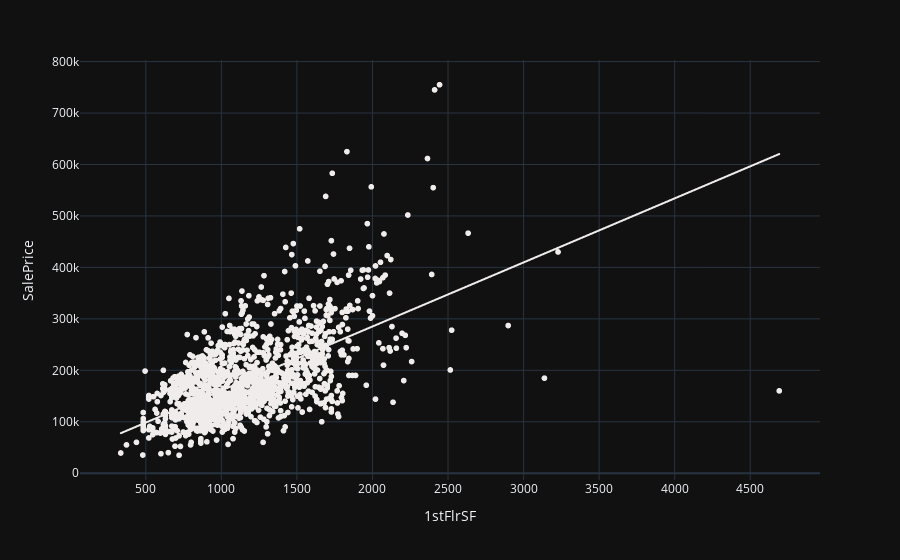

The notebook cell this image was saved under:
### Code cell
px.scatter(train,train['1stFlrSF'],'SalePrice',trendline='ols',color_discrete_sequence=px.colors.sequential.amp).update_layout(template='plotly_dark')

### Figure 1 — Plotly figure (JSON) as saved in the notebook; plotly's stock layout.template omitted (floating-point values rounded to 4 significant figures; data arrays with more than 128 entries replaced by an {"elided": "..."} marker saying what was removed)
{"data": [{"hovertemplate": "1stFlrSF=%{x}<br>SalePrice=%{y}<extra></extra>", "legendgroup": "", "marker": {"color": "rgb(241, 236, 236)", "symbol": "circle"}, "mode": "markers", "name": "", "showlegend": false, "type": "scattergl", "x": {"elided": "1460 int values"}, "xaxis": "x", "y": {"elided": "1460 int values"}, "yaxis": "y"}, {"hovertemplate": "<b>OLS trendline</b><br>SalePrice = 124.501 * 1stFlrSF + 36173.4<br>R<sup>2</sup>=0.367057<br><br>1stFlrSF=%{x}<br>SalePrice=%{y} <b>(trend)</b><extra></extra>", "legendgroup": "", "marker": {"color": "rgb(241, 236, 236)", "symbol": "circle"}, "mode": "lines", "name": "", "showlegend": false, "type": "scattergl", "x": {"elided": "1460 int values"}, "xaxis": "x", "y": {"elided": "1460 float values"}, "yaxis": "y"}], "layout": {"legend": {"tracegroupgap": 0}, "margin": {"t": 60}, "xaxis": {"anchor": "y", "domain": [0, 1], "title": {"text": "1stFlrSF"}}, "yaxis": {"anchor": "x", "domain": [0, 1], "title": {"text": "SalePrice"}}}}
